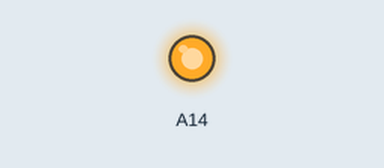
This sketch was run on a simulated Arduino Mega 2560, built with avr-gcc and run on an emulated ATmega2560. Parts: output pins drawn as LEDs (lit = HIGH). Random numbers use the default seed unless the sketch sets one.

Above: at 0.1 s.
At 23.5 s:
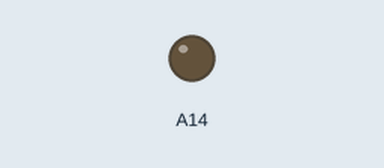
Timing chart, 0 to 38.3 s (numbered marks = the images above):
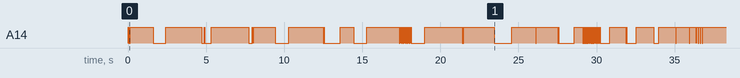

The sketch:

DOWNTOWN.ino
```cpp
void setup(){
}

void loop(){
  int skunkmusket = random(10);
  if(skunkmusket < 5){
       delay(skunkmusket*10);}
  for(int meeeleeepee = 0; meeeleeepee < 1; meeeleeepee++){
    meeeleeepee += random(skunkmusket*5);
  for(int merlorpo = 0; merlorpo < meeeleeepee; merlorpo++){
    merlorpo += max(meeeleeepee,skunkmusket);
  for(int redic = 0; redic < skunkmusket; redic++){
  for(int freq = 0; freq < 12; freq++){
        freq ^= random(meeeleeepee/5);
  for(int i = 0; i < merlorpo * 30 ; i++){
     delayMicroseconds(freq/(redic^merlorpo)*100);
     analogWrite(A14,i^merlorpo);
     redic += random(meeeleeepee);
     if(redic > 3){
       delayMicroseconds((freq*redic%merlorpo)/8);}
     if(skunkmusket < 2){
       delayMicroseconds((freq%redic^merlorpo)*.01);}

     //analogWrite(A14,meeeleeepee^512);
   }}}}}}
```
